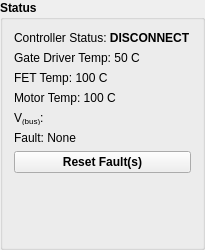
       <widget class="QGroupBox" name="statusGroupBox">
        <property name="sizePolicy">
         <sizepolicy hsizetype="Preferred" vsizetype="Maximum">
          <horstretch>0</horstretch>
          <verstretch>0</verstretch>
         </sizepolicy>
        </property>
        <property name="minimumSize">
         <size>
          <width>0</width>
          <height>250</height>
         </size>
        </property>
        <property name="maximumSize">
         <size>
          <width>270</width>
          <height>16777215</height>
         </size>
        </property>
        <property name="font">
         <font>
          <weight>75</weight>
          <bold>true</bold>
         </font>
        </property>
        <property name="title">
         <string>Status</string>
        </property>
        <layout class="QVBoxLayout" name="verticalLayout_6">
         <item>
          <widget class="QLabel" name="controllerStatusLabel">
           <property name="font">
            <font>
             <weight>50</weight>
             <bold>false</bold>
            </font>
           </property>
           <property name="text">
            <string>Controller Status: &lt;b&gt;DISCONNECT&lt;/b&gt;</string>
           </property>
          </widget>
         </item>
         <item>
          <widget class="QLabel" name="gateDriverTempLabel">
           <property name="font">
            <font>
             <weight>50</weight>
             <bold>false</bold>
            </font>
           </property>
           <property name="text">
            <string>Gate Driver Temp: 50 C</string>
           </property>
          </widget>
         </item>
         <item>
          <widget class="QLabel" name="fetTempLabel">
           <property name="font">
            <font>
             <weight>50</weight>
             <bold>false</bold>
            </font>
           </property>
           <property name="text">
            <string>FET Temp: 100 C</string>
           </property>
          </widget>
         </item>
         <item>
          <widget class="QLabel" name="motorTempLabel">
           <property name="font">
            <font>
             <weight>50</weight>
             <bold>false</bold>
            </font>
           </property>
           <property name="text">
            <string>Motor Temp: 100 C</string>
           </property>
          </widget>
         </item>
         <item>
          <widget class="QLabel" name="busVoltageLabel">
           <property name="font">
            <font>
             <weight>50</weight>
             <bold>false</bold>
            </font>
           </property>
           <property name="text">
            <string>V&lt;sub&gt;(bus)&lt;/sub&gt;:</string>
           </property>
          </widget>
         </item>
         <item>
          <widget class="QLabel" name="controllerFaultLabel">
           <property name="font">
            <font>
             <weight>50</weight>
             <bold>false</bold>
            </font>
           </property>
           <property name="text">
            <string>Fault: None</string>
           </property>
          </widget>
         </item>
         <item>
          <widget class="QPushButton" name="resetFaultButton">
           <property name="maximumSize">
            <size>
             <width>250</width>
             <height>16777215</height>
            </size>
           </property>
           <property name="font">
            <font>
             <weight>75</weight>
             <bold>true</bold>
            </font>
           </property>
           <property name="text">
            <string>Reset Fault(s)</string>
           </property>
          </widget>
         </item>
         <item>
          <spacer name="statusSpacer">
           <property name="orientation">
            <enum>Qt::Vertical</enum>
           </property>
           <property name="sizeHint" stdset="0">
            <size>
             <width>20</width>
             <height>40</height>
            </size>
           </property>
          </spacer>
         </item>
        </layout>
       </widget>
